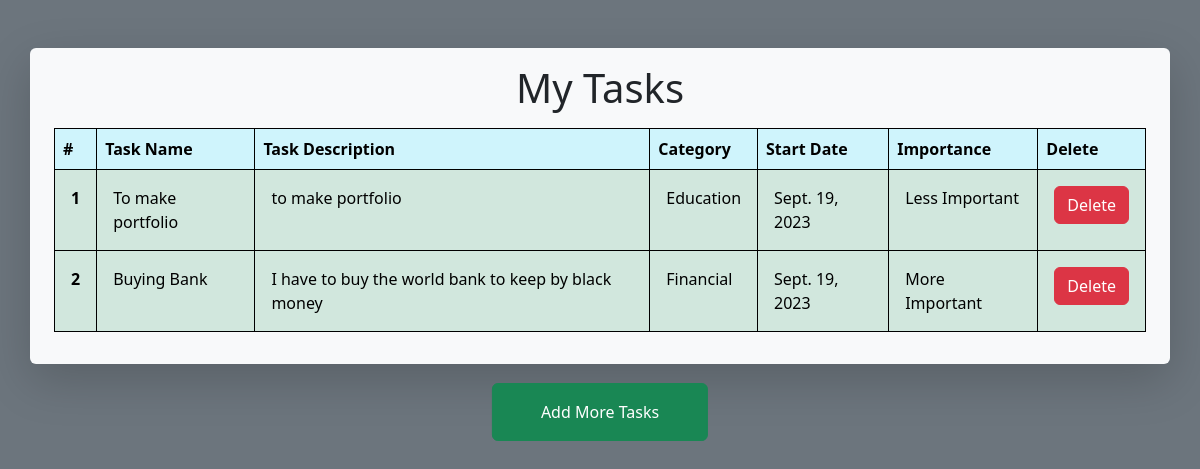
Screenshot of /tasklist with the database file from the repository.
### home/models.py (models this page shows)
class Data(models.Model):
    task_name = models.CharField(max_length=50)
    task_description = models.TextField()
    category = models.CharField(max_length=50)
    start_date = models.DateField()
    importance = models.CharField(max_length=50)

### home/views.py (the view)
# urls.py: path('tasklist', views.tasklist, name='tasklist'),
def tasklist(request):
    queryset = Data.objects.all()
    context = {'infos' : queryset}
    return render(request, 'tasklist.html', context)

### templates/tasklist.html
{% extends 'base.html' %}
{% block body %}
<div class="container mx-auto py-3 px-4 shadow-lg mt-5 rounded bg-light">
    <h1 class="text-center mb-3">My Tasks</h1>
    <table class="table">
      <thead>
        <tr>
          <th class="bg-info-subtle" scope="col">#</th>
          <th class="bg-info-subtle" scope="col">Task Name</th>
          <th class="bg-info-subtle" scope="col">Task Description</th>
          <th class="bg-info-subtle" scope="col">Category</th>
          <th class="bg-info-subtle" scope="col">Start Date</th>
          <th class="bg-info-subtle" scope="col">Importance</th>
          <th class="bg-info-subtle" scope="col">Delete</th>
        </tr>
      </thead>
      <tbody>
          {% for info in infos %}
        <tr>
          <th class="p-3 bg-success-subtle" scope="row">{{forloop.counter}}</th>
          <td class="p-3 bg-success-subtle">{{info.task_name}}</td>
          <td class="p-3 bg-success-subtle">{{info.task_description}}</td>
          <td class="p-3 bg-success-subtle">{{info.category}}</td>
          <td class="p-3 bg-success-subtle">{{info.start_date}}</td>
          <td class="p-3 bg-success-subtle" id="importance">{{info.importance}}</td>
          <td class="p-3 bg-success-subtle"><a href="/delete_task/{{info.id}}/" class="btn btn-danger">Delete</a></td>
        </tr>
        {% endfor %}
      </tbody>
    </table>
  </div>
  <a href="/" class="btn btn-success py-3 px-5 position-absolute start-50 translate-middle mt-5">Add More Tasks</a>
{% endblock %}

### templates/base.html (shortened to what this page needs)
<!DOCTYPE html>
<html lang="en">
<head>
    <link href="https://cdn.jsdelivr.net/npm/bootstrap@5.3.1/dist/css/bootstrap.min.css" rel="stylesheet">
</head>
<body class="bg-secondary">
    {% block body %}
    {% endblock %}
</body>
</html>

### templates/base.html (style rules this page uses)
table, th, td { border: 1px solid black; border-collapse: collapse; }

### rows the page displays
Data: task_name "To make portfolio", task_description "to make portfolio", category "Education", start_date "Sept. 19, 2023", importance "Less Important"
Data: task_name "Buying Bank", task_description "I have to buy the world bank to keep by black money", category "Financial", start_date "Sept. 19, 2023", importance "More Important"
